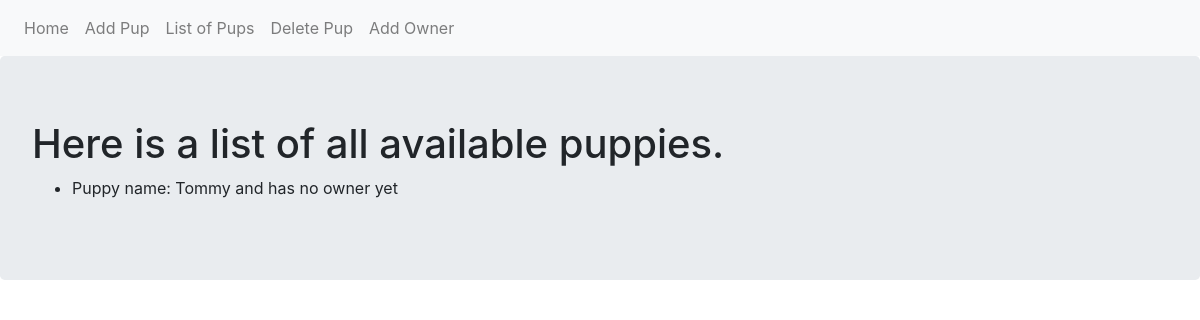
/list, run on an earlier commit of the app's database.
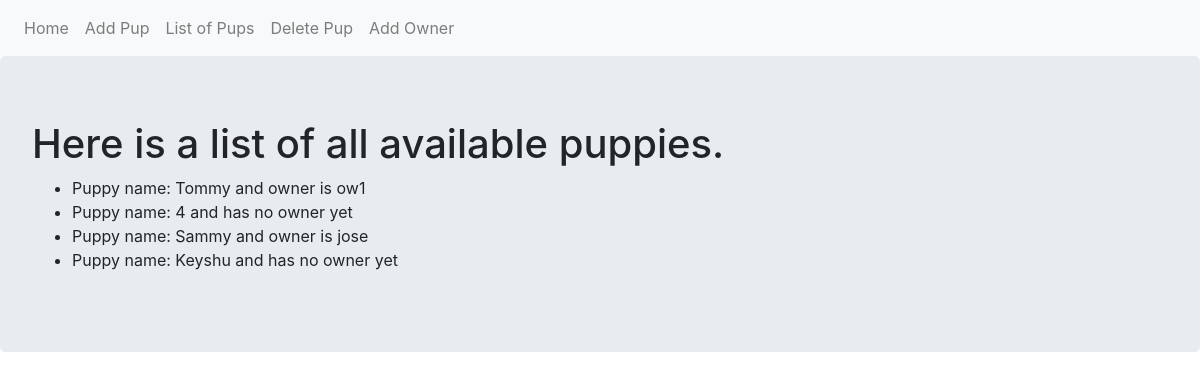
And on a later commit of the database.
### adoption_site.py (models this page shows, shortened)
class Puppy(db.Model):
    __tablename__ = 'puppies'
    id = db.Column(db.Integer, primary_key=True)
    name = db.Column(db.Text)
    owner = db.relationship('Owner', backref='puppy', uselist=False)
    def __repr__(self):
        if self.owner:
            return f'Puppy name: {self.name} and owner is {self.owner.name}'
        else:
            return f'Puppy name: {self.name} and has no owner yet'

class Owner(db.Model):
    __tablename__ = 'owners'
    id = db.Column(db.Integer, primary_key=True)
    name = db.Column(db.Text)
    puppy_id = db.Column(db.Integer, db.ForeignKey('puppies.id'))

### adoption_site.py (the view)
@app.route('/list')
def list_pup():
    puppies = Puppy.query.all()
    return render_template('list.html', puppies=puppies)

### templates/list.html
{% extends "base.html" %}
{% block content %}
<div class="jumbotron">
  <h1>Here is a list of all available puppies.</h1>
  <ul>
    {% for pup in puppies  %}
    <li>{{pup}}</li>
    {% endfor %}
  </ul>
</div>
{% endblock %}

### templates/base.html (shortened to what this page needs)
<!DOCTYPE html>
<html lang="en" dir="ltr">
<head>
    <link rel="stylesheet" href="https://maxcdn.bootstrapcdn.com/bootstrap/4.0.0/css/bootstrap.min.css">
</head>
<body>
<nav class="navbar navbar-expand-lg navbar-light bg-light">
    <div class="navbar-nav">
        <a class="nav-item nav-link" href="{{ url_for('index') }}">Home</a>
        <a class="nav-item nav-link" href="{{ url_for('add_pup') }}">Add Pup</a>
        <a class="nav-item nav-link" href="{{ url_for('list_pup') }}">List of Pups</a>
        <a class="nav-item nav-link" href="{{ url_for('del_pup') }}">Delete Pup</a>
        <a class="nav-item nav-link" href="{{ url_for('add_owner') }}">Add Owner</a>
    </div>
</nav>
{% block content %}
{% endblock %}
</body>
</html>

What changed in the data, as far as the page shows it:
computed for Puppy: name.name "Puppy name: Tommy and has no owner yet" → "Puppy name: Tommy and owner is ow1"
added Puppy: name "Puppy name: 4 and has no owner yet"
added Puppy: name.name "Puppy name: Sammy and owner is jose"
added Puppy: name "Puppy name: Keyshu and has no owner yet"
